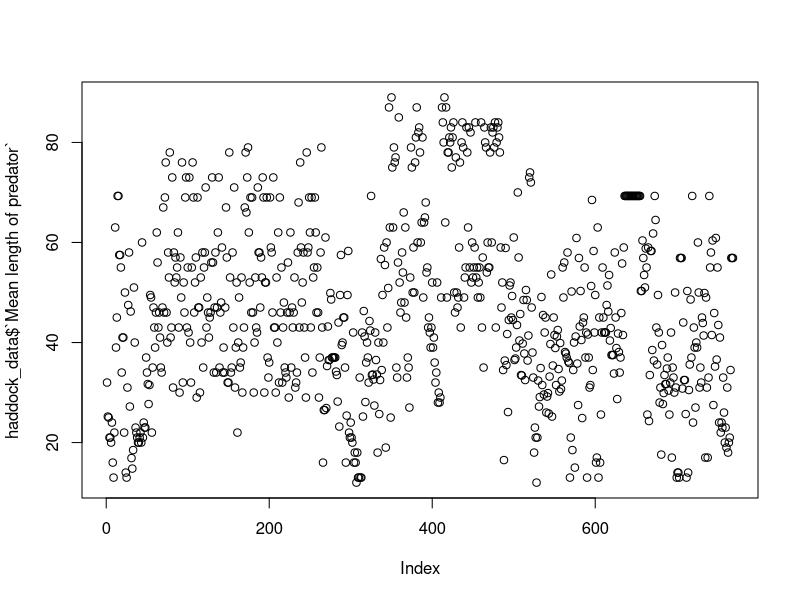
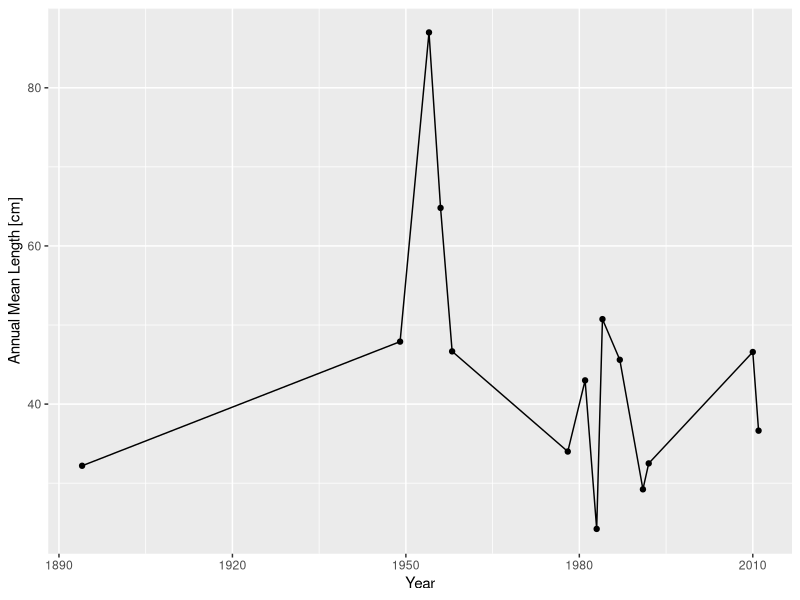
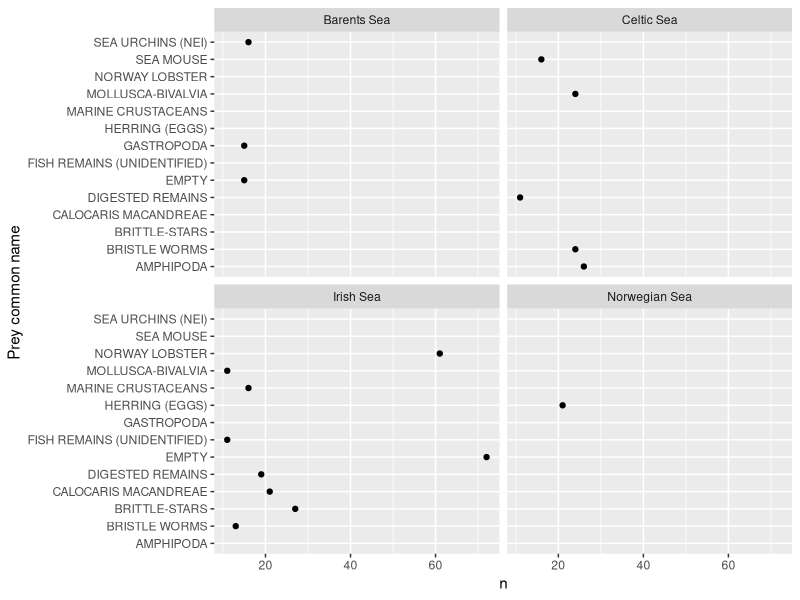

Generate these figures, in order, with R:
## ---- chunk 1
knitr::opts_chunk$set(echo = TRUE)
## ---- chunk 2
library(tidyverse)
haddock_data <- read_csv("Haddock_Data.csv")
## ---- chunk 3
plot(haddock_data$`Mean length of predator`)
## ---- chunk 4
annual_mean_length <- haddock_data %>% group_by(Year) %>% summarise(annual_predator_length = mean(`Mean length of predator`))
## ---- chunk 5
annual_mean_length %>% ggplot(aes(x=Year, y=annual_predator_length)) + geom_point() + geom_line() + ylab("Annual Mean Length [cm]")
## ---- chunk 6
prey_number <- haddock_data %>% group_by(`Prey common name`, Sea) %>% count()
## ---- chunk 7
prey_number <- prey_number %>% filter(n > 10)
## ---- chunk 8
prey_number <- prey_number[-c(4,5),]
## ---- chunk 9
prey_number %>% ggplot(aes(x = n, y = `Prey common name`)) + geom_point() + geom_line() + facet_wrap(~Sea)
